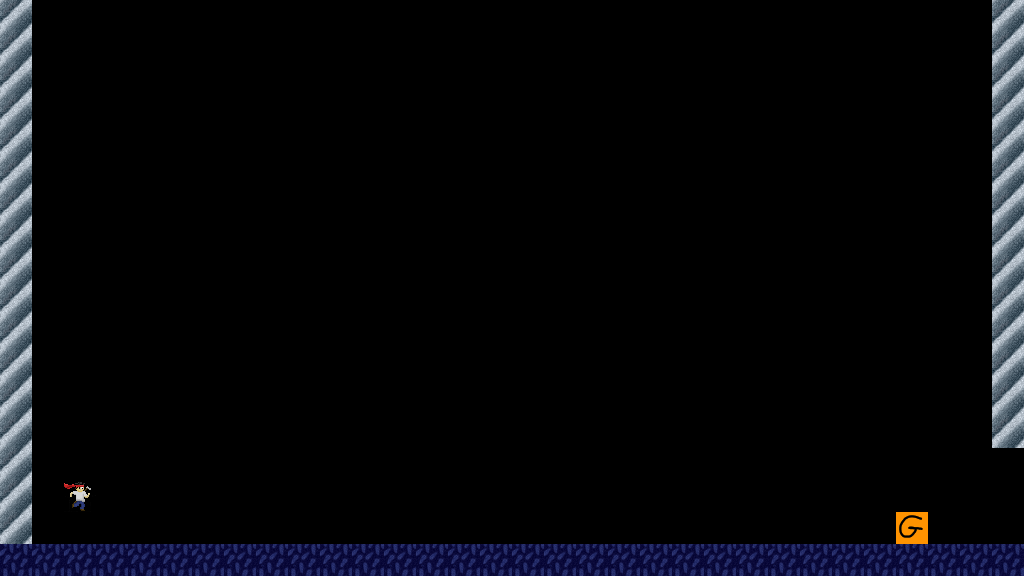

Tiled map render using the project's own tile images. Description and the whole map definition, tile-layer contents included, below:
An orthogonal 32x18 tile map with 32x32 px tiles, 1 tile layer (platforms) and 1 object (color2).

<map version="1.8" tiledversion="1.8.4" orientation="orthogonal" renderorder="right-down" width="32" height="18" tilewidth="32" tileheight="32" infinite="0" nextlayerid="4" nextobjectid="4">
 <properties>
  <property name="colorMode" type="int" value="0" />
 </properties>
 <tileset firstgid="1" source="disco.tsx" />
 <layer id="1" name="platforms" width="32" height="18">
  <data encoding="csv">
2,0,0,0,0,0,0,0,0,0,0,0,0,0,0,0,0,0,0,0,0,0,0,0,0,0,0,0,0,0,0,2,
2,0,0,0,0,0,0,0,0,0,0,0,0,0,0,0,0,0,0,0,0,0,0,0,0,0,0,0,0,0,0,2,
2,0,0,0,0,0,0,0,0,0,0,0,0,0,0,0,0,0,0,0,0,0,0,0,0,0,0,0,0,0,0,2,
2,0,0,0,0,0,0,0,0,0,0,0,0,0,0,0,0,0,0,0,0,0,0,0,0,0,0,0,0,0,0,2,
2,0,0,0,0,0,0,0,0,0,0,0,0,0,0,0,0,0,0,0,0,0,0,0,0,0,0,0,0,0,0,2,
2,0,0,0,0,0,0,0,0,0,0,0,0,0,0,0,0,0,0,0,0,0,0,0,0,0,0,0,0,0,0,2,
2,0,0,0,0,0,0,0,0,0,0,0,0,0,0,0,0,0,0,0,0,0,0,0,0,0,0,0,0,0,0,2,
2,0,0,0,0,0,0,0,0,0,0,0,0,0,0,0,0,0,0,0,0,0,0,0,0,0,0,0,0,0,0,2,
2,0,0,0,0,0,0,0,0,0,0,0,0,0,0,0,0,0,0,0,0,0,0,0,0,0,0,0,0,0,0,2,
2,0,0,0,0,0,0,0,0,0,0,0,0,0,0,0,0,0,0,0,0,0,0,0,0,0,0,0,0,0,0,2,
2,0,0,0,0,0,0,0,0,0,0,0,0,0,0,0,0,0,0,0,0,0,0,0,0,0,0,0,0,0,0,2,
2,0,0,0,0,0,0,0,0,0,0,0,0,0,0,0,0,0,0,0,0,0,0,0,0,0,0,0,0,0,0,2,
2,0,0,0,0,0,0,0,0,0,0,0,0,0,0,0,0,0,0,0,0,0,0,0,0,0,0,0,0,0,0,2,
2,0,0,0,0,0,0,0,0,0,0,0,0,0,0,0,0,0,0,0,0,0,0,0,0,0,0,0,0,0,0,2,
2,0,0,0,0,0,0,0,0,0,0,0,0,0,0,0,0,0,0,0,0,0,0,0,0,0,0,0,0,0,0,0,
2,0,8,0,0,0,0,0,0,0,0,0,0,0,0,0,0,0,0,0,0,0,0,0,0,0,0,0,0,0,0,0,
2,0,0,0,0,0,0,0,0,0,0,0,0,0,0,0,0,0,0,0,0,0,0,0,0,0,0,0,11,0,0,0,
1,1,1,1,1,1,1,1,1,1,1,1,1,1,1,1,1,1,1,1,1,1,1,1,1,1,1,1,1,1,1,1
</data>
 </layer>
 <objectgroup id="3" name="tutorial" />
 <objectgroup id="2" name="colors">
  <object id="3" type="color2" x="0" y="0">
   <polygon points="0,0 0,576 1024,576 1024,0" />
  </object>
 </objectgroup>
</map>
